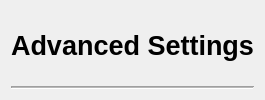
            <widget class="QWidget" name="widget__11_AdvancedSettings" native="true">
             <property name="sizePolicy">
              <sizepolicy hsizetype="Preferred" vsizetype="Maximum">
               <horstretch>0</horstretch>
               <verstretch>0</verstretch>
              </sizepolicy>
             </property>
             <property name="toolTip">
              <string>&lt;html&gt;&lt;head/&gt;&lt;body&gt;&lt;p&gt;These are settings I believe will not be relevant to most users, so they are separated to minimize confusion.&lt;/p&gt;&lt;/body&gt;&lt;/html&gt;
</string>
             </property>
             <layout class="QVBoxLayout" name="verticalLayout_16">
              <item>
               <widget class="QWidget" name="widget_30" native="true">
                <property name="sizePolicy">
                 <sizepolicy hsizetype="Preferred" vsizetype="Minimum">
                  <horstretch>0</horstretch>
                  <verstretch>0</verstretch>
                 </sizepolicy>
                </property>
                <layout class="QHBoxLayout" name="horizontalLayout_16" stretch="0">
                 <property name="spacing">
                  <number>0</number>
                 </property>
                 <property name="leftMargin">
                  <number>0</number>
                 </property>
                 <property name="topMargin">
                  <number>0</number>
                 </property>
                 <property name="rightMargin">
                  <number>0</number>
                 </property>
                 <property name="bottomMargin">
                  <number>0</number>
                 </property>
                 <item>
                  <widget class="QLabel" name="label_advancedSettings">
                   <property name="font">
                    <font>
                     <pointsize>20</pointsize>
                     <bold>true</bold>
                    </font>
                   </property>
                   <property name="text">
                    <string>Advanced Settings</string>
                   </property>
                   <property name="scaledContents">
                    <bool>false</bool>
                   </property>
                   <property name="alignment">
                    <set>Qt::AlignmentFlag::AlignCenter</set>
                   </property>
                  </widget>
                 </item>
                </layout>
               </widget>
              </item>
              <item>
               <widget class="Line" name="line_15">
                <property name="sizePolicy">
                 <sizepolicy hsizetype="Minimum" vsizetype="Fixed">
                  <horstretch>0</horstretch>
                  <verstretch>0</verstretch>
                 </sizepolicy>
                </property>
                <property name="minimumSize">
                 <size>
                  <width>0</width>
                  <height>0</height>
                 </size>
                </property>
                <property name="maximumSize">
                 <size>
                  <width>16777215</width>
                  <height>16777215</height>
                 </size>
                </property>
                <property name="sizeIncrement">
                 <size>
                  <width>0</width>
                  <height>0</height>
                 </size>
                </property>
                <property name="font">
                 <font>
                  <pointsize>10</pointsize>
                 </font>
                </property>
                <property name="frameShadow">
                 <enum>QFrame::Shadow::Sunken</enum>
                </property>
                <property name="midLineWidth">
                 <number>1</number>
                </property>
                <property name="orientation">
                 <enum>Qt::Orientation::Horizontal</enum>
                </property>
               </widget>
              </item>
             </layout>
            </widget>
